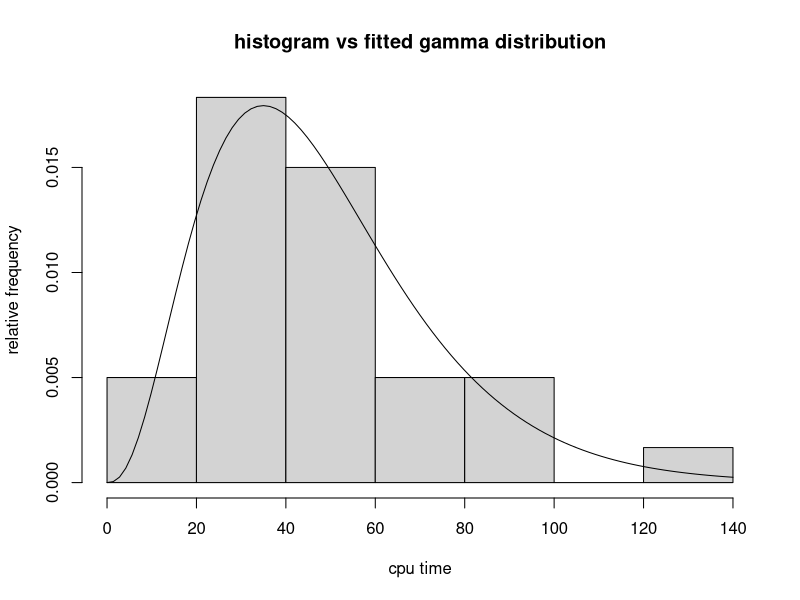

The R source for this figure:

# We will continue working with the CPU data that we saw earlier

cpu <- scan(file="cputime.txt")

# Negative of log-likelihood function assuming gamma parent distribution

neg.loglik.fun <- function(par, dat)
{
	result <- sum(dgamma(dat, shape=par[1], rate=par[2], log=TRUE))
	return(-result)
	}


# Minimize -log (L), i.e., maximize log (L)

ml.est <- optim(par=c(3, 0.1), fn=neg.loglik.fun, method = "L-BFGS-B", 
lower=rep(0,2), hessian=TRUE, dat=cpu)

# > ml.est
# $par
# [1] 3.63149628 0.07529459

# $value
# [1] 136.561

# $counts
# function gradient 
      # 20       20 

# $convergence
# [1] 0

# $message
# [1] "CONVERGENCE: REL_REDUCTION_OF_F <= FACTR*EPSMCH"

# $hessian
            # [,1]       [,2]
# [1,]    9.501374  -398.4584
# [2,] -398.458449 19223.5065

# > 

# MLE

# > ml.est$par
# [1] 3.63149628 0.07529459
# > 

# their standard errors

# > sqrt(diag(solve(ml.est$hessian)))
# [1] 0.89720941 0.01994668
# > 

# How well the fitted model represents the data?

# relative frequency (density) histogram

hist(cpu, freq=FALSE, xlab="cpu time", ylab="relative frequency", 
			main="histogram vs fitted gamma distribution") 

# superimpose the fitted density

gamma.pdf <- function(x, shape=ml.est$par[1], rate=ml.est$par[2])
{
	dgamma(x, shape=shape, rate=rate)
	}
	
curve(gamma.pdf, from=0, to=140, add=TRUE)



